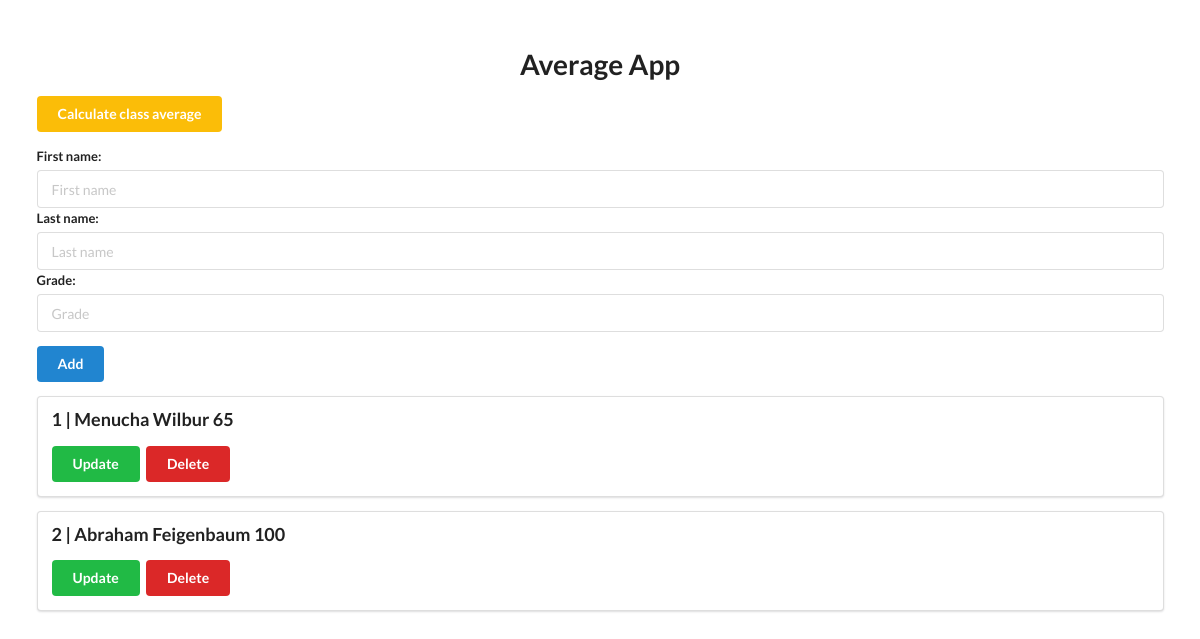
Before: / with the older database file.
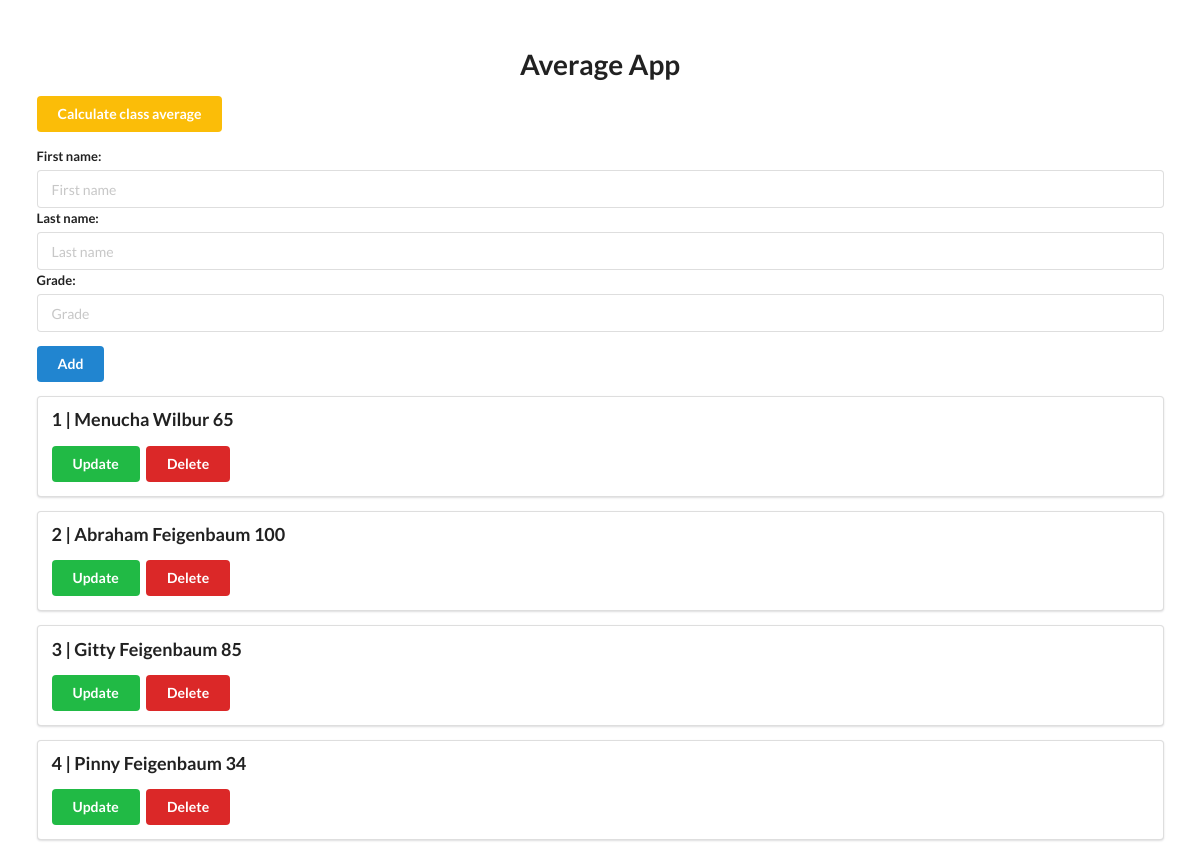
After: the same page with the newer database file.
### app.py (models this page shows)
class Students(project.Model):
    StudentID = project.Column(project.Integer, primary_key=True)
    FirstName = project.Column(project.String(20))
    LastName = project.Column(project.String(30))
    Grade = project.Column(project.Integer)
    def __repr__(self):
        return f'<Student {self.StudentID}-{self.FirstName}-{self.LastName}-{self.Grade}'

### app.py (the view)
@app.get("/")
def home():
    grade_list = []
    grade_list = project.session.query(Students).all()
    return render_template('base.html', grade_list=grade_list)

### templates/base.html (shortened to what this page needs)
<!DOCTYPE html>
<html lang="en">
<head>
    <link rel="stylesheet" href="https://cdn.jsdelivr.net/npm/semantic-ui@2.4.2/dist/semantic.min.css">
</head>
<body>
    <div style="margin-top: 50px;" class="ui container">
        <h1 class="ui center aligned header">
            Average App
        </h1>
        <p>
            <a class="ui yellow button" href="/get_average/">Calculate class average</a>
        </p>
        <form class="ui form" action="/add" method="post">
            <div class="field">
                <label>First name:</label>
                <input type="text" name="fname" placeholder="First name">
                <br>
                <label>Last name:</label>
                <input type="text" name="lname" placeholder="Last name">
                <br>
                <label>Grade:</label>
                <input type="text" name="grd" placeholder="Grade">
                <br>
            </div>
            <button class="ui blue button" type="submit">Add</button>
        </form>
        {% for record in grade_list %}
                <div class="ui segment">
                    <p class="ui big header">{{record.StudentID}} | {{record.FirstName}} {{record.LastName}} {{record.Grade}}</p>
                    <a class="ui green button" href="/update/{{record.StudentID}}">Update</a>
                    <a class="ui red button" href="/delete/{{record.StudentID}}">Delete</a>
                </div>
        {% endfor %}
    </div>
</body>
</html>

Changed rows visible on the page:
added Students: StudentID "3", FirstName "Gitty", LastName "Feigenbaum", Grade "85"
added Students: StudentID "4", FirstName "Pinny", LastName "Feigenbaum", Grade "34"
